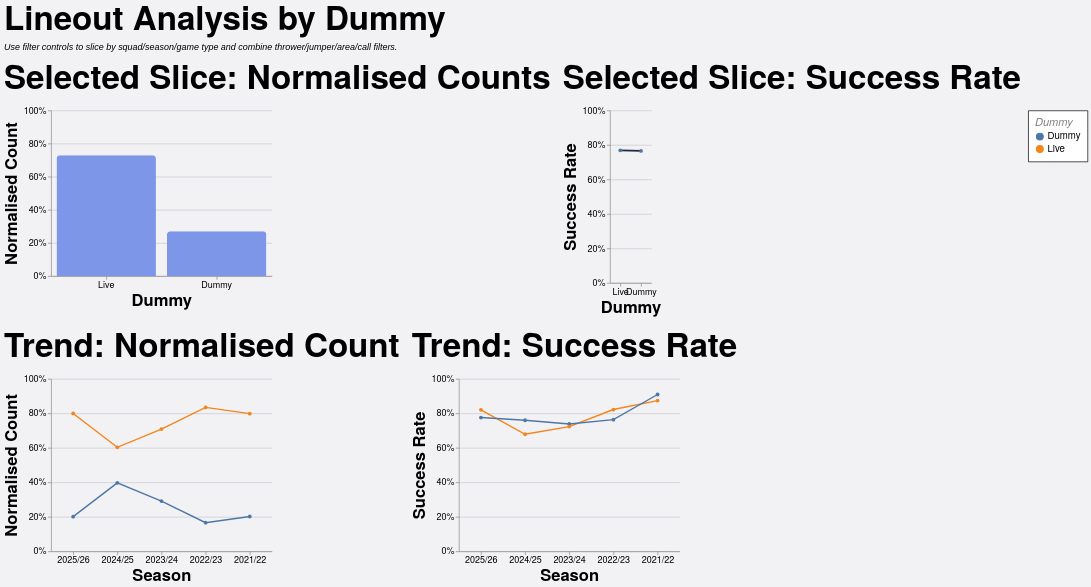

Vega-Lite specification for this chart:
### Vega-Lite specification from a JSON file in a GitHub repository (floating-point values rounded to 4 significant figures; data arrays with more than 128 entries replaced by an {"elided": "..."} marker saying what was removed)
{"config": {"axis": {"labelFont": "PT Sans Narrow, Helvetica Neue, Helvetica, Arial, sans-serif", "titleFont": "PT Sans Narrow, Helvetica Neue, Helvetica, Arial, sans-serif", "labelFontSize": 13, "titleFontSize": 24, "gridColor": "#202947", "gridOpacity": 0.2, "zindex": 1}, "text": {"font": "Lato, sans-serif"}, "bar": {"cornerRadiusEnd": 5}, "header": {"labelFont": "PT Sans Narrow, Helvetica Neue, Helvetica, Arial, sans-serif", "titleFont": "PT Sans Narrow, Helvetica Neue, Helvetica, Arial, sans-serif", "labelFontSize": 24, "titleFontSize": 28, "labelFontWeight": "bold", "orient": "left"}, "legend": {"labelFont": "PT Sans Narrow, Helvetica Neue, Helvetica, Arial, sans-serif", "titleFont": "PT Sans Narrow, Helvetica Neue, Helvetica, Arial, sans-serif", "labelFontSize": 14, "titleFontSize": 16, "titlePadding": 5, "fillColor": "white", "strokeColor": "black", "padding": 10, "titleFontWeight": "lighter", "titleFontStyle": "italic", "titleColor": "gray", "offset": 10}, "title": {"font": "PT Sans Narrow, Helvetica Neue, Helvetica, Arial, sans-serif", "fontSize": 48, "fontWeight": "bold", "anchor": "start", "align": "center", "titlePadding": 20, "subtitlePadding": 10, "subtitleFontSize": 13, "subtitleColor": "", "subtitleFontStyle": "italic", "offset": 15, "color": "black"}, "axisX": {"labelAngle": 0}, "facet": {"title": null, "header": null, "align": {"row": "each", "column": "each"}}, "resolve": {"scale": {"y": "independent", "facet": "independent"}}, "background": "#f2f1f4", "scale": {"offsetBandPaddingOuter": 0.2, "offsetBandPaddingInner": 0.1}, "view": {"stroke": null, "background": "transparent"}}, "vconcat": [{"hconcat": [{"mark": {"type": "bar", "color": "#7d96e8"}, "encoding": {"tooltip": [{"field": "dummy", "title": "Dummy", "type": "nominal"}, {"field": "attempts", "format": ",.0f", "title": "Lineouts", "type": "quantitative"}, {"field": "share", "format": ".1%", "title": "Normalised Count", "type": "quantitative"}], "x": {"field": "dummy", "sort": "-y", "title": "Dummy", "type": "nominal"}, "y": {"axis": {"format": "%"}, "field": "share", "scale": {"domain": [0, 1]}, "title": "Normalised Count", "type": "quantitative"}}, "height": 240, "title": "Selected Slice: Normalised Counts", "transform": [{"filter": "(loSquad == 'All' || datum.squad == loSquad) && (loGameType == 'All' || (loGameType == 'League + Cup' && (datum.game_type == 'League' || datum.game_type == 'Cup')) || (loGameType == 'League only' && datum.game_type == 'League') || datum.game_type == loGameType) && (loOpposition == 'All' || datum.opposition == loOpposition) && (loThrower == 'All' || datum.thrower == loThrower) && (loJumper == 'All' || datum.jumper == loJumper) && (loArea == 'All' || datum.area == loArea) && (loNumbers == 'All' || datum.numbers == loNumbers) && (loCall == 'All' || datum.call == loCall) && (loCallType == 'All' || datum.call_type == loCallType)"}, {"filter": "(loSeason == 'All' || datum.season == loSeason)"}, {"aggregate": [{"op": "count", "as": "attempts"}, {"op": "sum", "field": "won", "as": "won"}], "groupby": ["dummy"]}, {"joinaggregate": [{"op": "sum", "field": "attempts", "as": "total_attempts"}]}, {"calculate": "datum.attempts / datum.total_attempts", "as": "share"}, {"calculate": "datum.won / datum.attempts", "as": "success_rate"}], "width": 320}, {"mark": {"type": "line", "color": "#202946", "point": true, "strokeWidth": 2.5}, "encoding": {"tooltip": [{"field": "dummy", "title": "Dummy", "type": "nominal"}, {"field": "won", "format": ",.0f", "title": "Won", "type": "quantitative"}, {"field": "attempts", "format": ",.0f", "title": "Lineouts", "type": "quantitative"}, {"field": "success_rate", "format": ".1%", "title": "Success Rate", "type": "quantitative"}], "x": {"field": "dummy", "sort": "-y", "title": "Dummy", "type": "nominal"}, "y": {"axis": {"format": "%"}, "field": "success_rate", "scale": {"domain": [0, 1]}, "title": "Success Rate", "type": "quantitative"}}, "height": 250, "title": "Selected Slice: Success Rate", "transform": [{"filter": "(loSquad == 'All' || datum.squad == loSquad) && (loGameType == 'All' || (loGameType == 'League + Cup' && (datum.game_type == 'League' || datum.game_type == 'Cup')) || (loGameType == 'League only' && datum.game_type == 'League') || datum.game_type == loGameType) && (loOpposition == 'All' || datum.opposition == loOpposition) && (loThrower == 'All' || datum.thrower == loThrower) && (loJumper == 'All' || datum.jumper == loJumper) && (loArea == 'All' || datum.area == loArea) && (loNumbers == 'All' || datum.numbers == loNumbers) && (loCall == 'All' || datum.call == loCall) && (loCallType == 'All' || datum.call_type == loCallType)"}, {"filter": "(loSeason == 'All' || datum.season == loSeason)"}, {"aggregate": [{"op": "count", "as": "attempts"}, {"op": "sum", "field": "won", "as": "won"}], "groupby": ["dummy"]}, {"joinaggregate": [{"op": "sum", "field": "attempts", "as": "total_attempts"}]}, {"calculate": "datum.attempts / datum.total_attempts", "as": "share"}, {"calculate": "datum.won / datum.attempts", "as": "success_rate"}], "width": {"step": 30}}], "spacing": 16}, {"hconcat": [{"mark": {"type": "line", "point": true, "strokeWidth": 2}, "encoding": {"color": {"field": "dummy", "title": "Dummy", "type": "nominal"}, "tooltip": [{"field": "season", "title": "Season", "type": "nominal"}, {"field": "dummy", "title": "Dummy", "type": "nominal"}, {"field": "attempts", "format": ",.0f", "title": "Lineouts", "type": "quantitative"}, {"field": "norm_count", "format": ".1%", "title": "Normalised Count", "type": "quantitative"}], "x": {"field": "season", "sort": "-x", "title": "Season", "type": "nominal"}, "y": {"axis": {"format": "%"}, "field": "norm_count", "scale": {"domain": [0, 1]}, "title": "Normalised Count", "type": "quantitative"}}, "height": 250, "title": "Trend: Normalised Count", "transform": [{"filter": "(loSquad == 'All' || datum.squad == loSquad) && (loGameType == 'All' || (loGameType == 'League + Cup' && (datum.game_type == 'League' || datum.game_type == 'Cup')) || (loGameType == 'League only' && datum.game_type == 'League') || datum.game_type == loGameType) && (loOpposition == 'All' || datum.opposition == loOpposition) && (loThrower == 'All' || datum.thrower == loThrower) && (loJumper == 'All' || datum.jumper == loJumper) && (loArea == 'All' || datum.area == loArea) && (loNumbers == 'All' || datum.numbers == loNumbers) && (loCall == 'All' || datum.call == loCall) && (loCallType == 'All' || datum.call_type == loCallType)"}, {"aggregate": [{"op": "count", "as": "attempts"}, {"op": "sum", "field": "won", "as": "won"}], "groupby": ["season", "dummy"]}, {"joinaggregate": [{"op": "sum", "field": "attempts", "as": "season_attempts"}], "groupby": ["season"]}, {"calculate": "datum.attempts / datum.season_attempts", "as": "norm_count"}, {"calculate": "datum.won / datum.attempts", "as": "success_rate"}], "width": 320}, {"mark": {"type": "line", "point": true, "strokeWidth": 2}, "encoding": {"color": {"field": "dummy", "title": "Dummy", "type": "nominal"}, "tooltip": [{"field": "season", "title": "Season", "type": "nominal"}, {"field": "dummy", "title": "Dummy", "type": "nominal"}, {"field": "won", "format": ",.0f", "title": "Won", "type": "quantitative"}, {"field": "attempts", "format": ",.0f", "title": "Lineouts", "type": "quantitative"}, {"field": "success_rate", "format": ".1%", "title": "Success Rate", "type": "quantitative"}], "x": {"field": "season", "sort": "-x", "title": "Season", "type": "nominal"}, "y": {"axis": {"format": "%"}, "field": "success_rate", "scale": {"domain": [0, 1]}, "title": "Success Rate", "type": "quantitative"}}, "height": 250, "title": "Trend: Success Rate", "transform": [{"filter": "(loSquad == 'All' || datum.squad == loSquad) && (loGameType == 'All' || (loGameType == 'League + Cup' && (datum.game_type == 'League' || datum.game_type == 'Cup')) || (loGameType == 'League only' && datum.game_type == 'League') || datum.game_type == loGameType) && (loOpposition == 'All' || datum.opposition == loOpposition) && (loThrower == 'All' || datum.thrower == loThrower) && (loJumper == 'All' || datum.jumper == loJumper) && (loArea == 'All' || datum.area == loArea) && (loNumbers == 'All' || datum.numbers == loNumbers) && (loCall == 'All' || datum.call == loCall) && (loCallType == 'All' || datum.call_type == loCallType)"}, {"aggregate": [{"op": "count", "as": "attempts"}, {"op": "sum", "field": "won", "as": "won"}], "groupby": ["season", "dummy"]}, {"joinaggregate": [{"op": "sum", "field": "attempts", "as": "season_attempts"}], "groupby": ["season"]}, {"calculate": "datum.attempts / datum.season_attempts", "as": "norm_count"}, {"calculate": "datum.won / datum.attempts", "as": "success_rate"}], "width": 320}], "spacing": 16}], "data": {"name": "data-e83ea88e487ae484029b5fe5c4083f37"}, "params": [{"name": "loSquad", "value": "All"}, {"name": "loSeason", "value": "All"}, {"name": "loGameType", "value": "All"}, {"name": "loOpposition", "value": "All"}, {"name": "loThrower", "value": "All"}, {"name": "loJumper", "value": "All"}, {"name": "loArea", "value": "All"}, {"name": "loNumbers", "value": "All"}, {"name": "loCall", "value": "All"}, {"name": "loCallType", "value": "All"}], "spacing": 22, "title": {"text": "Lineout Analysis by Dummy", "subtitle": "Use filter controls to slice by squad/season/game type and combine thrower/jumper/area/call filters."}, "$schema": "https://vega.github.io/schema/vega-lite/v5.20.1.json", "datasets": {"data-e83ea88e487ae484029b5fe5c4083f37": {"elided": "1274 records"}}}
